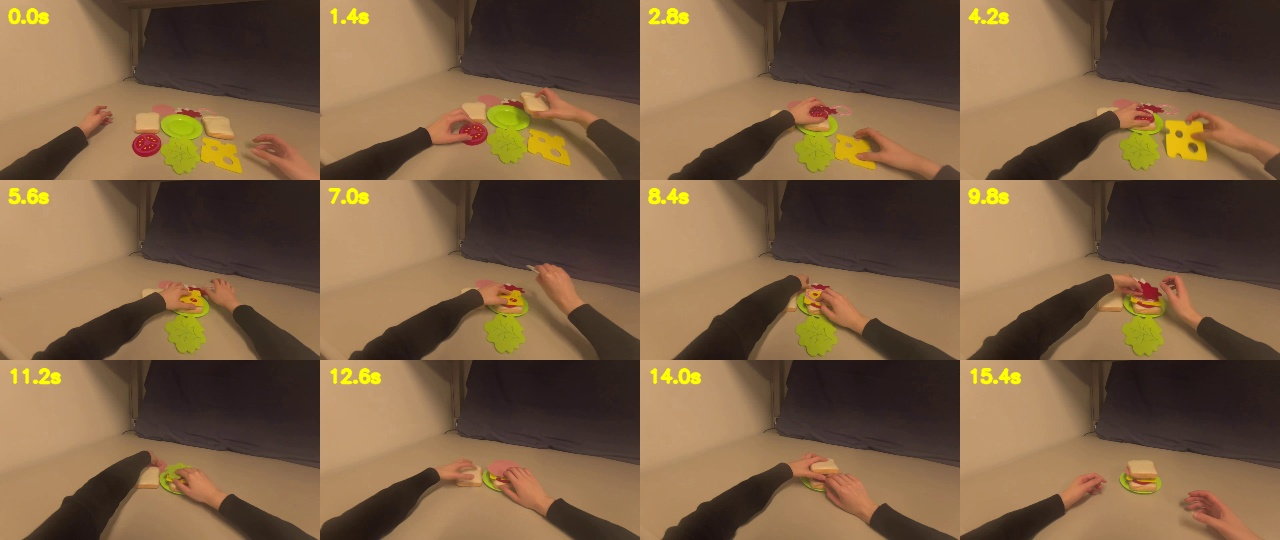
#> input picture report/short2_contact.jpg, 1280 x 540 px; its folder holds only this picture in this run
$ python -i otas_segmentation.py   (imports and definitions only)
#> lines starting #> are read from the running program, lines starting #| are printed output that depends on the picture
#> further down, picture is the input picture: shape (540, 1280, 3); mean B, G, R 66.8, 95.1, 122.7
"""Training-free OTAS-inspired boundary baseline for raw egocentric video.

The original OTAS system (Li et al., WACV 2024) learns three future-frame
prediction streams: global visual, local human-object interaction, and object
relation features.  It then confirms/corrects global boundary candidates with
the two object-centric streams.  Reproducing those learned features requires
the Breakfast training set, Detectron2 masks, a relation graph, and checkpoints
that are not part of this standalone pipeline.

This module preserves OTAS's three-stream boundary-fusion idea while replacing
the learned features with deterministic raw-video proxies:

* global: whole-frame HSV and low-frequency DCT appearance;
* interaction: the same descriptor in an expanded region around visible hands;
* relation: fixed-size two-hand geometry and pose descriptors from MediaPipe.

No VLM is used to change the resulting boundaries.  An aligned ``.npz`` file
with ``global``, ``interaction``, and ``relation`` arrays can be supplied to
replace these proxies with externally extracted OTAS features.
"""
from __future__ import annotations

from pathlib import Path
from typing import Any

import cv2
import numpy as np
from tqdm import tqdm


PAPER_TITLE = (
    "OTAS: Unsupervised Boundary Detection for Object-Centric Temporal "
    "Action Segmentation (WACV 2024)"
)


def _l2_normalize(vector: np.ndarray) -> np.ndarray:
    vector = np.asarray(vector, dtype=np.float32)
    norm = float(np.linalg.norm(vector))
    return vector / norm if norm > 1e-12 else vector


def _appearance_descriptor(frame: np.ndarray) -> np.ndarray:
    """Compact, deterministic appearance descriptor for one image/crop."""
    small = cv2.resize(frame, (96, 54), interpolation=cv2.INTER_AREA)
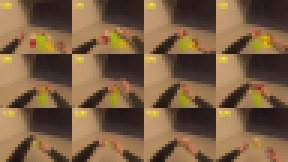
#> small: shape (54, 96, 3) (shown 3 times larger); mean B, G, R 66.8, 95.1, 122.7
    gray = cv2.cvtColor(small, cv2.COLOR_BGR2GRAY)
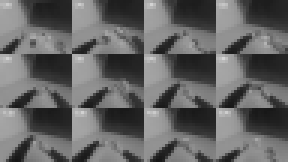
#> gray: shape (54, 96) (shown 3 times larger); min 22, max 212, mean 100.2
    hsv = cv2.cvtColor(small, cv2.COLOR_BGR2HSV)
#> hsv: shape (54, 96, 3); mean H, S, V 20.2, 109, 122.7
    histogram = cv2.calcHist(
        [hsv], [0, 1], None, [16, 8], [0, 180, 0, 256],
    ).reshape(-1)
#> histogram = 128 values, max 3004 at index 11, min 0 at index 0, mean 40.5
    histogram = _l2_normalize(histogram)
#> in _l2_normalize, `vector = np.asarray(vector, dtype=np.float32)`: vector has the same summary as histogram in _appearance_descriptor
#> in _l2_normalize, `norm = float(np.linalg.norm(vector))`: norm = 3208.9
#> histogram = 128 values, max 0.936 at index 11, min 0 at index 0, mean 0.0126
    dct_input = cv2.resize(
        gray, (32, 32), interpolation=cv2.INTER_AREA,
    ).astype(np.float32) / 255.0
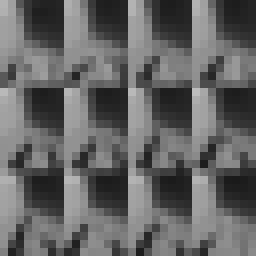
#> dct_input: shape (32, 32) float32 (shown 8 times larger); min 0.102, max 0.741, mean 0.393
    dct = cv2.dct(dct_input)[:8, :8].reshape(-1)
#> dct = 64 values, max 12.57 at index 0, min -1.11 at index 40, mean 0.273
    dct[0] = 0.0
    return _l2_normalize(np.concatenate([histogram, _l2_normalize(dct)]))


# [366 lines left out: functions _observed_hands, _interaction_crop, _hand_pose_descriptor, _relation_descriptor, _normalize_feature_rows, _validate_feature_stream and 8 more, not called in this run]

>>> import cv2
>>> picture = cv2.imread('../../../report/short2_contact.jpg')
>>> result = _appearance_descriptor(picture)
#> result = 192 values, max 0.662 at index 11, min -0.193 at index 168, mean 0.0104
